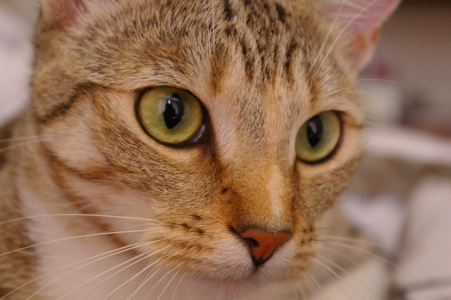
#> input picture skimage.data.cat(), 451 x 300 px
$ jupyter execute spracovanieObrazu.ipynb
#> lines starting #> are read from the running program, lines starting #| are printed output that depends on the picture; after the words box and inside, x2 and y2 are one past the last pixel; in counts of white or black regions, pixels touching at a corner belong together
# SPRACOVANIE OBRAZU

**Autori:** Terézia Sochová & Barbora Nemčeková

**Téma:** Záverečná práca na predmet Umelá Inteligencia

**Dátum:** 21.11.2022

## Obsah

1. Úvod

2. Vylepšenie obrazu

3. Segmentácia obrazu

4. Rozpoznanie obrazu

5. Záver

## 1. Úvod

Spracovanie obrazu je proces transformovania digitálneho obrazu pomocou určitých operácií s cieľom získania užitočných informácií. Obraz je chápaný ako 2D funkcia **F(x,y)**, kde **x** a **y** sú súradnice pixelu v obraze a funkcia **F** je intenzita daného pixelu.

Proces spracovania obrazu sa zvyčajne skladá z niekoľkych krokov:
1. získanie obrazu
2. predspracovanie
3. extrakcia vlastností
4. zaverečné spracovanie
5. vyhodnotenie

Spracovanie obrazu sa využíva napríklad v medicínskych aplikáciach, v analýze satelitných snímkov alebo detekcií tvárí.

## **2. Vylepšenie obrazu**

Táto kapitola sa venuje metódam na vylepšenie obrazu. Tieto metódy môžu byť použité samostatne na kozmetické úpravy obrazu alebo ako jedna z hlavných etáp spracovania obrazu. Metódy vylepšenia obrazu spadajú do etapy predspracovania, kedy je obraz pripravovaný na samotné spracovanie. Základné techniky vylepšenia sú:

1. Prahovanie
2. Redukcia šumu
3. Redukcia zošikmenia
4. Zmena mierky
5. Morfologické operácie

### **Prahovanie**
Prahovanie obrazu je typ segmentácie obrazu, ktorý oddeľuje popredie od pozadia v obraze. Poznáme dva základné druhy prahovania: jednoduché  a adaptivné prahovanie. Pri jednoduchom prahovaní je pre každý pixel použitá rovnaká prahová hodnota. Ak je táto hodnota pixelu menšia ako prah nastaví sa na 0, v opačnom prípade sa nastaví na maximálnu hodnotu. Pri adaptívnom prahovani Algoritmus tu určuje prahovú hodnotu pre pixel na základe malej oblasti okolo neho. Získame tak rôzne prahové hodnoty pre rôzne oblasti toho istého obrázka, čo poskytuje lepšie výsledky pre obrázky s rôznym osvetlením.

Na prahovanie sa používa funkcia *cv.threshold*.
Prvým argumentom je zdrojový obrázok, ktorým by mal byť obrázok.
Druhým argumentom je prahová hodnota.
Tretím argumentom je maximálna hodnota pixelu.
Štvrtým argumentom je typ jednoduhého prahovania.

OpenCV poskytuje 5 typov prahovania:

- THRESH_BINARY
- THRESH_BINARY_INV
- THRESH_TRUNC
- THRESH_TOZERO
- THRESH_TOZERO_INV

Jednoduché prahovanie

[cell 1]
import cv2
import numpy as np
import matplotlib.pyplot as plt
import skimage

[cell 2]
cat = skimage.data.cat()
#> cat is the input picture: shape (300, 451, 3); mean R, G, B 147.7, 111.4, 86.8
astronaut = skimage.data.astronaut()
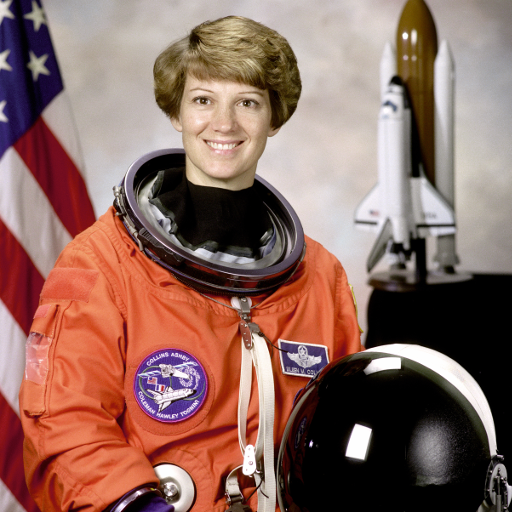
#> input picture skimage.data.astronaut(), 512 x 512 px
#> astronaut is the input picture: shape (512, 512, 3); mean R, G, B 141.6, 105.8, 96.5
finger = skimage.color.rgb2gray(cv2.imread('./imgs/finger.jpg'))
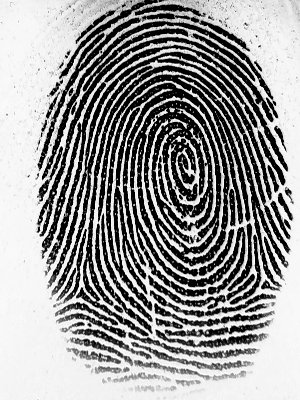
#> input picture 2022/spracovanie-obrazu/imgs/finger.jpg, 300 x 400 px
#> finger: shape (400, 300) float64; min 0, max 1, mean 0.596

[cell 3]
img = cv2.imread('./imgs/finger.jpg',0)
#> img: shape (400, 300); min 0, max 255, mean 152.1


# simple threasholding

ret,thresh1 = cv2.threshold(img,127,255,cv2.THRESH_BINARY)
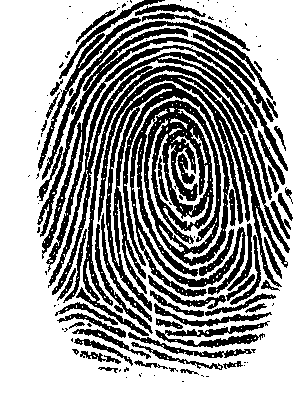
#> thresh1: shape (400, 300); 62.6% white; 125 black regions (70 under 20 px), largest, box (x1, y1, x2, y2) and area: (48, 52, 290, 336) 23688, (37, 21, 274, 237) 4248, (42, 45, 288, 272) 2824
ret,thresh2 = cv2.threshold(img,127,255,cv2.THRESH_BINARY_INV)
ret,thresh3 = cv2.threshold(img,127,255,cv2.THRESH_TRUNC)
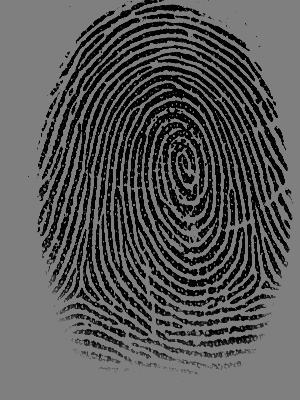
#> thresh3: shape (400, 300); min 0, max 127, mean 88.1
ret,thresh4 = cv2.threshold(img,127,255,cv2.THRESH_TOZERO)
ret,thresh5 = cv2.threshold(img,127,255,cv2.THRESH_TOZERO_INV)

titles = ['Original Image','BINARY','BINARY_INV','TRUNC','TOZERO','TOZERO_INV']

images = [img, thresh1, thresh2, thresh3, thresh4, thresh5]

# plotting
for i in range(6):

    plt.subplot(2,3,i+1),plt.imshow(images[i],'gray',vmin=0,vmax=255)
    plt.title(titles[i])
    plt.xticks([]),plt.yticks([])
plt.show()

**Adaptívne prahovanie**

Na adaptivne prahovanie sa používa funkcia **cv.adaptiveThreshold**. Okrem uz spominaných vstupných parametrov je adaptívne prahovanie obohatené o
parameter, ktorý rozhoduje o tom, ako sa vypočíta prahová hodnota:

cv.ADAPTIVE_THRESH_MEAN_C: Prahová hodnota je stredná hodnota susednej oblasti mínus konštanta C.
cv.ADAPTIVE_THRESH_GAUSSIAN_C: Prahová hodnota je gaussovsky vážený súčet hodnôt okolia mínus konštanta C.

parameter BlockSize určuje veľkosť susednej oblasti a parameter C je konštanta, ktorá sa odpočítava od strednej alebo váženej sumy susedných pixelov.

[cell 4]
img = cv2.imread('./imgs/finger.jpg',0)
img = cv2.medianBlur(img,5)
ret,th1 = cv2.threshold(img,127,255,cv2.THRESH_BINARY)
#> th1: shape (400, 300); 60.4% white; 34 black regions (8 under 20 px), largest, box (x1, y1, x2, y2) and area: (38, 0, 288, 358) 43755, (156, 319, 266, 346) 814, (198, 334, 263, 347) 413
th2 = cv2.adaptiveThreshold(img,255,cv2.ADAPTIVE_THRESH_MEAN_C,\
            cv2.THRESH_BINARY,11,2)
#> th2: shape (400, 300); 60.5% white; 267 black regions (199 under 20 px), largest, box (x1, y1, x2, y2) and area: (36, 0, 290, 336) 35923, (55, 302, 259, 358) 1309, (156, 320, 273, 348) 1212
th3 = cv2.adaptiveThreshold(img,255,cv2.ADAPTIVE_THRESH_GAUSSIAN_C,\
            cv2.THRESH_BINARY,11,2)
#> th3: shape (400, 300); 61.3% white; 296 black regions (245 under 20 px), largest, box (x1, y1, x2, y2) and area: (36, 14, 290, 358) 35125, (156, 319, 273, 348) 1334, (49, 0, 166, 98) 648
titles = ['Original Image', 'Global Thresholding (v = 127)',
            'Adaptive Mean Thresholding', 'Adaptive Gaussian Thresholding']
images = [img, th1, th2, th3]
for i in range(4):
    plt.subplot(2,2,i+1),plt.imshow(images[i],'gray')
    plt.title(titles[i])
    plt.xticks([]),plt.yticks([])
plt.show()

### **Redukcia šumu**

Šum v obraze je náhodná zmena informácie o jase alebo farbe v obraze. Môže byť produkovaný obrazovým snímačom a obvodmi skenera alebo digitálneho fotoaparátu.
Obrazový šum je nežiadúcim vedľajším produktom snímania obrazu, ktorý zakrýva požadovanú informáciu.
Jednoduchými slovami ide o, ktoré chceme odstrániť a tým zvýšiť kvalitu obrazu. Odstránenie šumu sa rovnako ako prahovanie použivá v predspracovaní obrazu.

Existujú rôzne spôsoby a metódy odstránenia šumu z obrazu. Táto časť je zameraná na Non-Local Means Denoising metódy na odstránenie šumu.
Rovnako ako aj v ďalších príkladoch budeme pracovať s openCV knižnicou, kedže chceme zachovať konzistenciu v celom procese predspracovania obrazu.

Šum sa vo všeobecnosti považuje za náhodnú premennú s nulovým priemerom. Uvažujme pixel so šumom, p = p0 + n, kde p0 je skutočná hodnota pixelu a n je šum v tomto pixeli.
Môžete zobrať veľké množstvo rovnakých pixelov z rôznych obrázov a vypočítať ich priemer. V ideálnom prípade by ste mali dostať p = p0.

cv2.fastNlMeansDenoising() - pracuje s jedným obrazom v odtieňoch šedej
cv2.fastNlMeansDenoisingColored() - pracuje s farbeným obrazom.
cv2.fastNlMeansDenoisingMulti() - pracuje so sekvenciou obrázov zachytených v krátkom časovom úseku (obrázky v odtieňoch šedej)
cv2.fastNlMeansDenoisingColoredMulti() - pracuje so sekvencoiu farebných obrazov.

Spoločné argumenty pre funkcie:
h : parameter rozhodujúci o sile filtra. Vyššia hodnota h odstraňuje šum lepšie, ale odstraňuje aj detaily obrazu. napr: 10
hForColorComponents : rovnaké ako h, ale pre farebné obrázky. Zvyčajne rovnaké ako h
templateWindowSize : Veľkosť okna - nepárne čislo. (odporúčané 7)
searchWindowSize : Veľkosť okna - nepárne číslo. (odporúčané 21)

[cell 5]
dst = cv2.fastNlMeansDenoisingColored(astronaut,None,10,10,7,21)

plt.subplot(121),plt.imshow(astronaut)
plt.subplot(122),plt.imshow(dst)
plt.show()

[cell 6]
dst = cv2.fastNlMeansDenoising(cat,None,10,7,21)
#> dst: shape (300, 451, 3)

plt.subplot(121),plt.imshow(cat)
plt.subplot(122),plt.imshow(dst)
plt.show()

### **Morfologické operácie**

Morfologické operácie sú jedny z techník spracovania digitálneho obrazu.
Používajú sa hlavne pri predspracovaní obrázov na odstránenie šumu a zjednodušenie tvaru.
Najčastejšie sú používané na binárne obrazy, avšak je možné použiť ich aj na šedotónové.
Medzi morfologické operácie patrí dilatácia, erózia, otvorenie a uzavretie.
Robnako ako predchadzajúcich príkladoch sme aj tu použily knižnicu openCV.
V nasledujúcich operáciách vždy potrebujeme dva vstupy. prvý je originálny obraz a druhy takzvaný kernel

**Erózia**
Pri erózii sú pixely blízko okraja odstránenie v závislosti od veľkosti jadra. Takže hrúbka alebo veľkosť objektu v popredí sa zmenšuje. Ide o takzvané ztenšovanie.
Je to užitočné na odstránenie malých bielych šumov, oddelenie dvoch spojených objektov atď.

**Dilácia**
Dilácia je pravý opak erózie. Zväčšuje veľkosť objektu v popredí.
Normálne, v prípadoch ako je odstraňovanie šumu, po erózii nasleduje dilácia.
Použiva sa aj pri spájaní časti objektu, ktoré boli naríklad zlým nasnímaním oddelené.

**Otvorenie**
Otvorenie je kombináciou morfologický operácii dilatácie a erózie. Využíva sa tu skutočnosť že tieto operácie nie sú navzájom inverznými operáciami.
Otvorenie je erózia nasledovaná dilatáciou. Táto operácia prerušuje tenké spoje medzi objektami a odstraňuje šum.

**Uzavretie**
Uzavretie je kombináciou morfologický operácii dilatácie a erózie.
Uzavretie je dilatácia nasledovaná eróziou. Spája objekty, ktoré sú blízko u seba, zaplňuje malé diery v objektoch a vyhladzuje ich obrysy.

[cell 7]
#img = cv2.imread('j.png',0)
kernel = np.ones((5,5),np.uint8)
erosion = cv2.erode(finger,kernel,iterations = 1)
dilation = cv2.dilate(finger,kernel,iterations = 1)
opening = cv2.morphologyEx(finger, cv2.MORPH_OPEN, kernel)
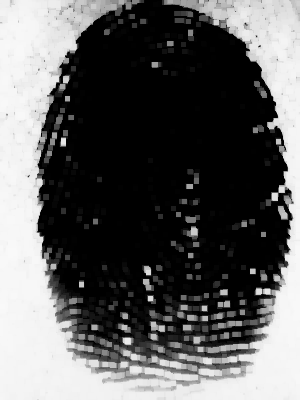
#> opening: shape (400, 300) float64; min 0, max 0.976, mean 0.374
closing = cv2.morphologyEx(finger, cv2.MORPH_CLOSE, kernel)
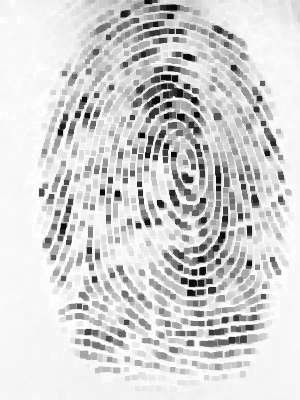
#> closing: shape (400, 300) float64; min 0.0275, max 1, mean 0.831


images = [erosion, dilation, opening, closing]
for i in range(4):
    plt.subplot(2,2,i+1),plt.imshow(images[i],'gray')
    plt.title(titles[i])
    plt.xticks([]),plt.yticks([])
plt.show()

### **Vyhladenie obrazu**

Vyhladenie obrazu alebo aj rozmazanie obrazu. Rozmazanie obrazu sa dosiahne konvolúciou obrazu pomocou kernelu (v podobe matice). Je to užitočné na odstránenie šumu.
V skutočnosti odstraňuje vysokofrekvenčný obsah (napr.: šum, okraje) z obrazu.
Takže okraje sú pri tejto operácii trochu rozmazané. Na rozmazanie (vyhladenie) obrazu sa používajú LPF (low-pass filter) filtre typu dolná priepusť.
OpenCV poskytuje štyri hlavné typy techník vyhladenia.

Priemerovanie
Pri priemerovaní sa používa konvolúcia obrazu a normalizovaného filtra.
Jednoducho vezmeme priemer všetkých pixelov pod oblasťou filtra a hodnotu centrálneho pixela nahradíme vypočítaným priemerom.
Túto operáciu zopakujeme pre každý pixel.
Na to slúži funkcia cv.blur() alebo cv.boxFilter().

[cell 8]
#img = cv2.imread('opencv-logo-white.png')
blur = cv2.blur(cat,(5,5))
plt.subplot(121),plt.imshow(cat),plt.title('Original')
plt.xticks([]), plt.yticks([])
plt.subplot(122),plt.imshow(blur),plt.title('Blurred')
plt.xticks([]), plt.yticks([])
plt.show()

Gaussov filter

V tejto metóde sa namiesto filtra z priemerovania používa Gaussovo jadro. Vykonáva sa pomocou funkcie cv.GaussianBlur().
Gaussovský filter vezme okolie okolo pixelu a nájde jeho Gaussov vážený priemer.
Pri Gaussovom filtrovaní sa neberie do úvahy, či majú pixely podobnú intenzitu, či je pixel okrajový alebo nie, čo to rozmazáva okraje.

[cell 9]
blur = cv2.GaussianBlur(cat,(5,5),0)
plt.subplot(121),plt.imshow(cat),plt.title('Original')
plt.xticks([]), plt.yticks([])
plt.subplot(122),plt.imshow(blur),plt.title('Blurred')
plt.xticks([]), plt.yticks([])
plt.show()

Vyhladenie pomocou mediánu

V prvom kroku sa vypočíta medián všetkých pixelov pod oknom filtra a v druhom kroku sa centrálny pixel nahradí touto hodnotou mediánu.
Vyhladenie pomocou mediánu je vysoko účinné pri odstraňovaní šumu určitého druhu (napríklad šum salt and pepper).
Jedna zaujímavá vec, ktorú si treba všimnúť, je, že pri gaussovoma priemerovacom filtri môžeme dostať hodnotu,
ktorá nemusí existovať v pôvodnom obrázku. No pri mediánovom filtorvaní sa toto nemôže stať, pretože centrálny prvok je vždy nahradený nejakou hodnotou pixelu v obrázku.
Veľkosť filtra musí byť kladné a nepárne číslo.

[cell 10]
median = cv2.medianBlur(cat,5)
plt.subplot(121),plt.imshow(cat),plt.title('Original')
plt.xticks([]), plt.yticks([])
plt.subplot(122),plt.imshow(median),plt.title('Blurred')
plt.xticks([]), plt.yticks([])
plt.show()

Bilaterálny filter

Bilaterálny filter je vysoko účinný pri odstraňovaní šumu a zároveň zanecháva ostré hrany. Vykonanie operácie bilaterálneho filtrovania je však pomalšie v porovnaní s inými filtrami.
Bilaterálne filtrovanie používa Gaussov filter v priestore a Gaussov filter intenzity, ktorý je funkciou rozdielu pixelov.
Gaussova funkcia rozdielu intenzity zaisťuje, že pri rozmazaní sa berú do úvahy iba pixely s podobnou hodnotou intenzity ako hodnota centrálneho pixelu.
Vďaka, čomu sú zachované okraje, pretože pixely, ktoré tvoria hrany budú mať veľké rozdiely v intenzite.

[cell 11]
blur = cv2.bilateralFilter(cat,9,75,75)
plt.subplot(121),plt.imshow(cat),plt.title('Original')
plt.xticks([]), plt.yticks([])
plt.subplot(122),plt.imshow(blur),plt.title('Blurred')
plt.xticks([]), plt.yticks([])
plt.show()

## 4. Segmentácia obrazu

Segmentácia obrazu je proces rozdelenia obrazu na viaceré segmenty. Cieľom je zmeniť reprezentáciu obrazu tak, aby ho bolo jednoduchšie analyzovať.

- detekcia hrán
- zhlukovanie
- metódy založené na histograme
- region-growing algoritmus
- prahovanie

### **Detekcia hrán**

#### Cannyho hranový detektor
Cannyho hranový detektor je viacúrovňový algoritmus na detekciu hrán v akomkoľvek
vstupnom obraze. Algoritmus je založený na obraze v odtieňoch sivej, preto sa ako prerekvizita vyžaduje transformácia obrazu.
Kroky algoritmu sú nasledovné:
- Redukcia šumu pomocou Gaussovho filtra. Veľkosť filtra závisí na požadovanom rozmazaní. Čím je filter menší, tým menej bude rozmazanie viditeľné.

- Výpočet gradientov - umožňuje určiť intenzitu a smer hrán pomocou operátorov pre
detekciu hrán. Najčastejšie sa využíva Sobelov operátor.

- Non-maximum Suppression - algoritmus prechádza cez všetky body v matici gradientu
a nájde pixel s najvyššou hodnotou v smere hrany.

- Dvojité prahovanie - cieľom je, identifikovať 3 druhy pixelov: silné, slabé a nerelevantné. Silné pixely majú vysokú intenzitu a patria hrane. Nerelevantné pixely s určitosťou nie sú súčasťou hrany. Slabé body nemajú dostatočne vysokú intenzitu, aby boli
považované za body hrany a zároveň nie sú dostatočne nízke, aby boli nerelevantné.

- Finálna detekcie hrán. Pixely, ktoré sú označené ako slabé sa vyhodnotia ako silné,
ak sú susediace so silným pixelom. Inak sú považované za nerelevantné

[cell 12]
edge_canny = skimage.feature.canny(finger)
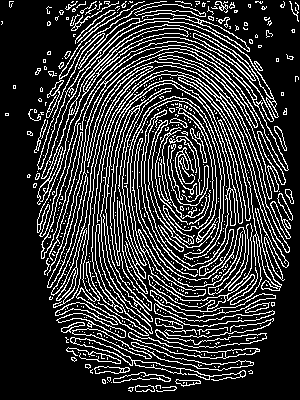
#> edge_canny: shape (400, 300) bool; 20.9% white in thin lines or dots
fig, ax = plt.subplots(nrows=1, ncols=1, figsize=(8, 3))
ax.imshow(edge_canny, cmap="gray")

#### Frangi filter

Frangiho filter sa zvyčajne používa na detekciu rúrkovitých štruktúr ako sú napríklad krvné cievy.
Filter dokáže identifikovať 3 druhy štruktúr: tanierovitý, rúrkovitý a tvar kvapky. Taktiež rozoznáva tmavé štruktúri na svetlom pozadí a svetlé štruktúri na tmavom pozadí.

[cell 13]
edge_frangi = skimage.filters.frangi(finger)
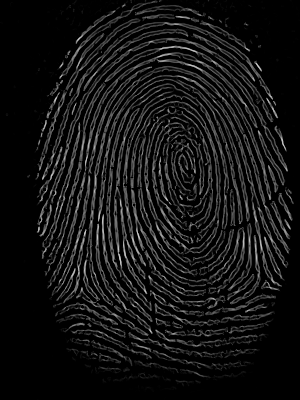
#> edge_frangi: shape (400, 300) float64; min 0, max 0.806, mean 0.0772
fig, ax = plt.subplots(nrows=1, ncols=1, figsize=(8, 3))
ax.imshow(edge_frangi, cmap="gray")

### **Zhlukovanie**
Zhlukovanie v obrazu funguje na základe intenzity jasu pixelu. Pomáha pri segmentácií objektov s podobnou farebnou škálou. Zároveň funguje ako farebná kvantizácia, vďaka ktorej sa redukuje pamäť potrebná na uloženie obrázka.

Najčastejšie sa používa metóda k-means.

[cell 14]
# zmena na 2D pole a pretypovanie na float32, ktorý požaduje kmeans metóda
image = astronaut.reshape((-1, 3))
image = np.float32(image)

# kritéria zastavenie zhlukovania: dosiahnutie maximálnej presnosti alebo maximálneho počtu iterícií

criteria = (cv2.TERM_CRITERIA_EPS + cv2.TERM_CRITERIA_MAX_ITER, 20, 1.0)
k = 5
retval, labels, centers = cv2.kmeans(image, k, None, criteria, 10, cv2.KMEANS_RANDOM_CENTERS)
#> retval = 377988670.5; centers = [[215.7, 101.6, 64.74], [105.2, 46.8, 39.58], [11.16, 5.63, 6.42], [208, 197.7, 194.1], [154.1, 138.5, 132.9]]

# pretypovanie naspat na povodne hodnoty
centers = np.uint8(centers)
#> centers = [[215, 101, 64], [105, 46, 39], [11, 5, 6], [207, 197, 194], [154, 138, 132]]
res = centers[labels.flatten()]
res2 = res.reshape((astronaut.shape))
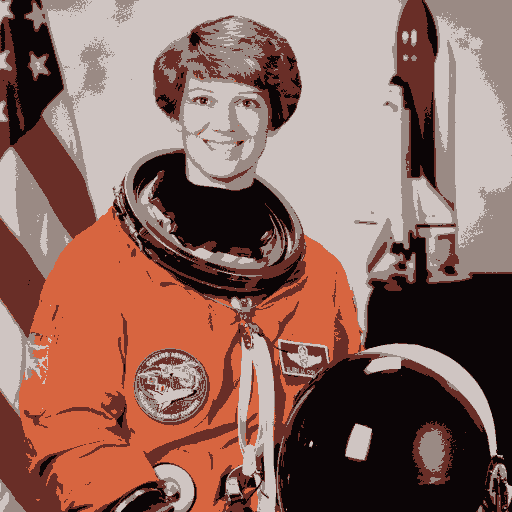
#> res2: shape (512, 512, 3); mean R, G, B 141.1, 105.1, 96

fig, ax = plt.subplots(nrows=1, ncols=1, figsize=(8, 3))
ax.imshow(res2)

### **Prahovanie**

#### Otsu prahovanie

Otsu prahovanie patrí medzi globálne prahovacie algoritmy. Základná myšlienka za touto
prahovacou metódou je rozdeliť histogram obrazu do dvoch zhlukov. Najlepšie teda pracuje
na bimodálnych obrazoch. Bimodálny obraz je taký, ktorého histograam obsahuje dva dominantné vrcholy. Otsu algoritmus sa snaží nájsť prah práve medzi týmito dvoma vrcholmi.

[cell 15]
otsu_thresh = skimage.filters.threshold_otsu(finger)
#> otsu_thresh = 0.49
sample_otsu = finger > otsu_thresh
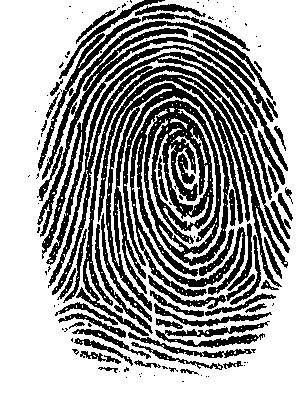
#> sample_otsu: shape (400, 300) bool; 62.8% white; 127 black regions (72 under 20 px), largest, box (x1, y1, x2, y2) and area: (48, 52, 290, 336) 23618, (37, 21, 274, 237) 4233, (42, 45, 288, 265) 2803


fig, ax = plt.subplots(nrows=1, ncols=1, figsize=(8, 3))
ax.imshow(sample_otsu, cmap="gray")
